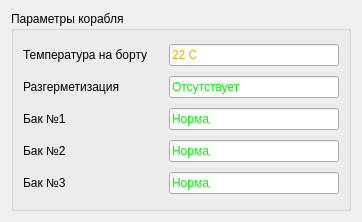
<?xml version="1.0" encoding="UTF-8"?>
<ui version="4.0">
 <class>Form</class>
 <widget class="QWidget" name="Form">
  <property name="geometry">
   <rect>
    <x>0</x>
    <y>0</y>
    <width>360</width>
    <height>220</height>
   </rect>
  </property>
  <property name="maximumSize">
   <size>
    <width>360</width>
    <height>220</height>
   </size>
  </property>
  <property name="windowTitle">
   <string>Form</string>
  </property>
  <layout class="QVBoxLayout" name="verticalLayout">
   <item>
    <widget class="QGroupBox" name="groupBox">
     <property name="minimumSize">
      <size>
       <width>340</width>
       <height>200</height>
      </size>
     </property>
     <property name="maximumSize">
      <size>
       <width>340</width>
       <height>200</height>
      </size>
     </property>
     <property name="title">
      <string>Параметры корабля</string>
     </property>
     <layout class="QVBoxLayout" name="verticalLayout_2">
      <item>
       <layout class="QHBoxLayout" name="horizontalLayout">
        <item>
         <widget class="QLabel" name="label">
          <property name="minimumSize">
           <size>
            <width>140</width>
            <height>0</height>
           </size>
          </property>
          <property name="text">
           <string>Температура на борту</string>
          </property>
         </widget>
        </item>
        <item>
         <widget class="QLineEdit" name="lineEdit">
          <property name="styleSheet">
           <string notr="true">color: rgb(255, 170, 0);</string>
          </property>
          <property name="text">
           <string>22 С</string>
          </property>
          <property name="readOnly">
           <bool>true</bool>
          </property>
         </widget>
        </item>
       </layout>
      </item>
      <item>
       <layout class="QHBoxLayout" name="horizontalLayout_2">
        <item>
         <widget class="QLabel" name="label_2">
          <property name="minimumSize">
           <size>
            <width>140</width>
            <height>0</height>
           </size>
          </property>
          <property name="text">
           <string>Разгерметизация</string>
          </property>
         </widget>
        </item>
        <item>
         <widget class="QLineEdit" name="lineEdit_2">
          <property name="styleSheet">
           <string notr="true">color: rgb(0, 255, 0)
</string>
          </property>
          <property name="text">
           <string>Отсутствует</string>
          </property>
          <property name="readOnly">
           <bool>true</bool>
          </property>
         </widget>
        </item>
       </layout>
      </item>
      <item>
       <layout class="QHBoxLayout" name="horizontalLayout_3">
        <item>
         <widget class="QLabel" name="label_3">
          <property name="minimumSize">
           <size>
            <width>140</width>
            <height>0</height>
           </size>
          </property>
          <property name="text">
           <string>Бак №1</string>
          </property>
         </widget>
        </item>
        <item>
         <widget class="QLineEdit" name="lineEdit_3">
          <property name="styleSheet">
           <string notr="true">color: rgb(0, 255, 0)
</string>
          </property>
          <property name="text">
           <string>Норма</string>
          </property>
          <property name="readOnly">
           <bool>true</bool>
          </property>
         </widget>
        </item>
       </layout>
      </item>
      <item>
       <layout class="QHBoxLayout" name="horizontalLayout_4">
        <item>
         <widget class="QLabel" name="label_4">
          <property name="minimumSize">
           <size>
            <width>140</width>
            <height>0</height>
           </size>
          </property>
          <property name="text">
           <string>Бак №2</string>
          </property>
         </widget>
        </item>
        <item>
         <widget class="QLineEdit" name="lineEdit_4">
          <property name="styleSheet">
           <string notr="true">color: rgb(0, 255, 0)
</string>
          </property>
          <property name="text">
           <string>Норма</string>
          </property>
          <property name="readOnly">
           <bool>true</bool>
          </property>
         </widget>
        </item>
       </layout>
      </item>
      <item>
       <layout class="QHBoxLayout" name="horizontalLayout_5">
        <item>
         <widget class="QLabel" name="label_5">
          <property name="minimumSize">
           <size>
            <width>140</width>
            <height>0</height>
           </size>
          </property>
          <property name="text">
           <string>Бак №3</string>
          </property>
         </widget>
        </item>
        <item>
         <widget class="QLineEdit" name="lineEdit_5">
          <property name="styleSheet">
           <string notr="true">color: rgb(0, 255, 0)
</string>
          </property>
          <property name="text">
           <string>Норма</string>
          </property>
          <property name="readOnly">
           <bool>true</bool>
          </property>
         </widget>
        </item>
       </layout>
      </item>
     </layout>
    </widget>
   </item>
  </layout>
 </widget>
 <resources/>
 <connections/>
</ui>
